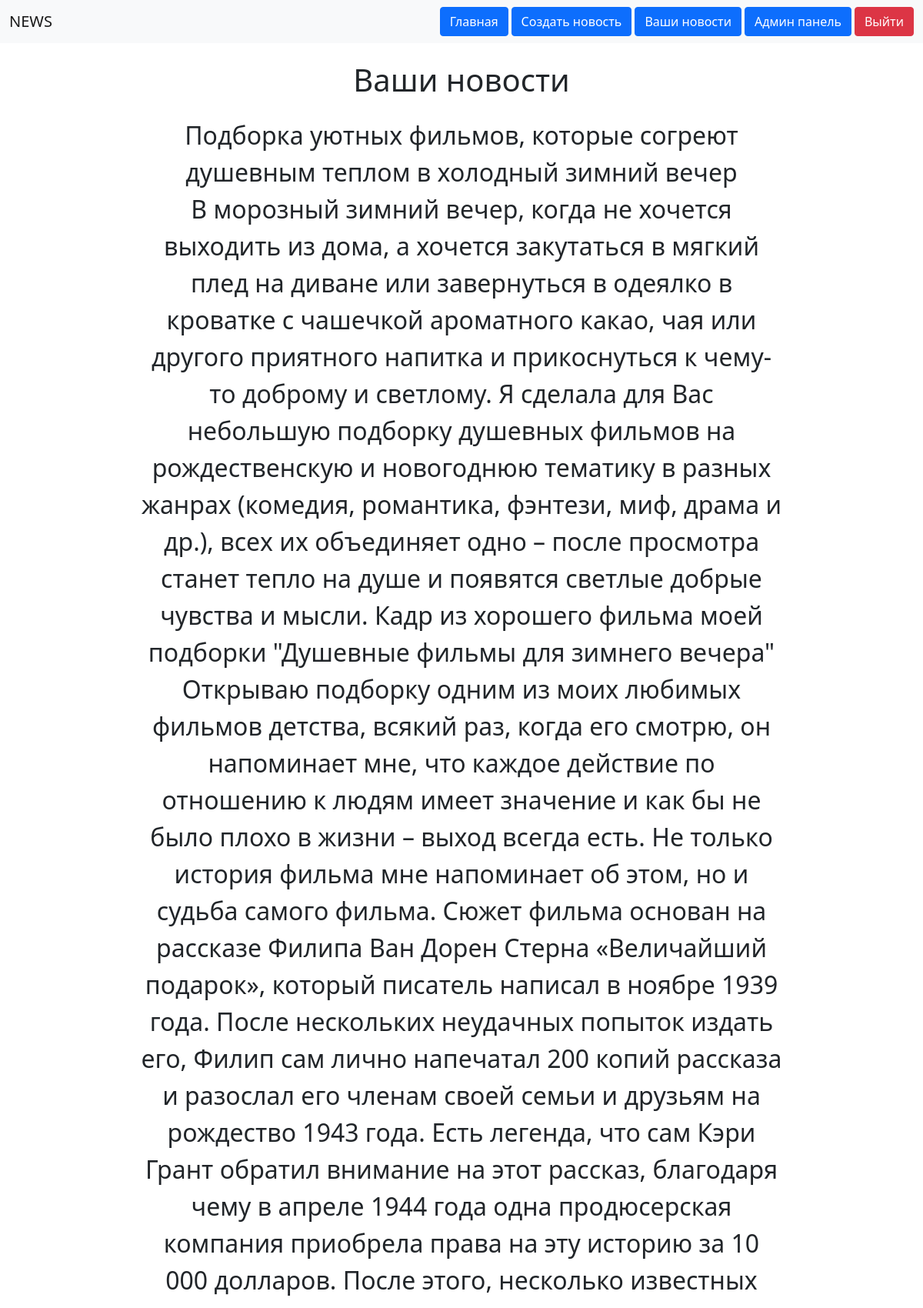
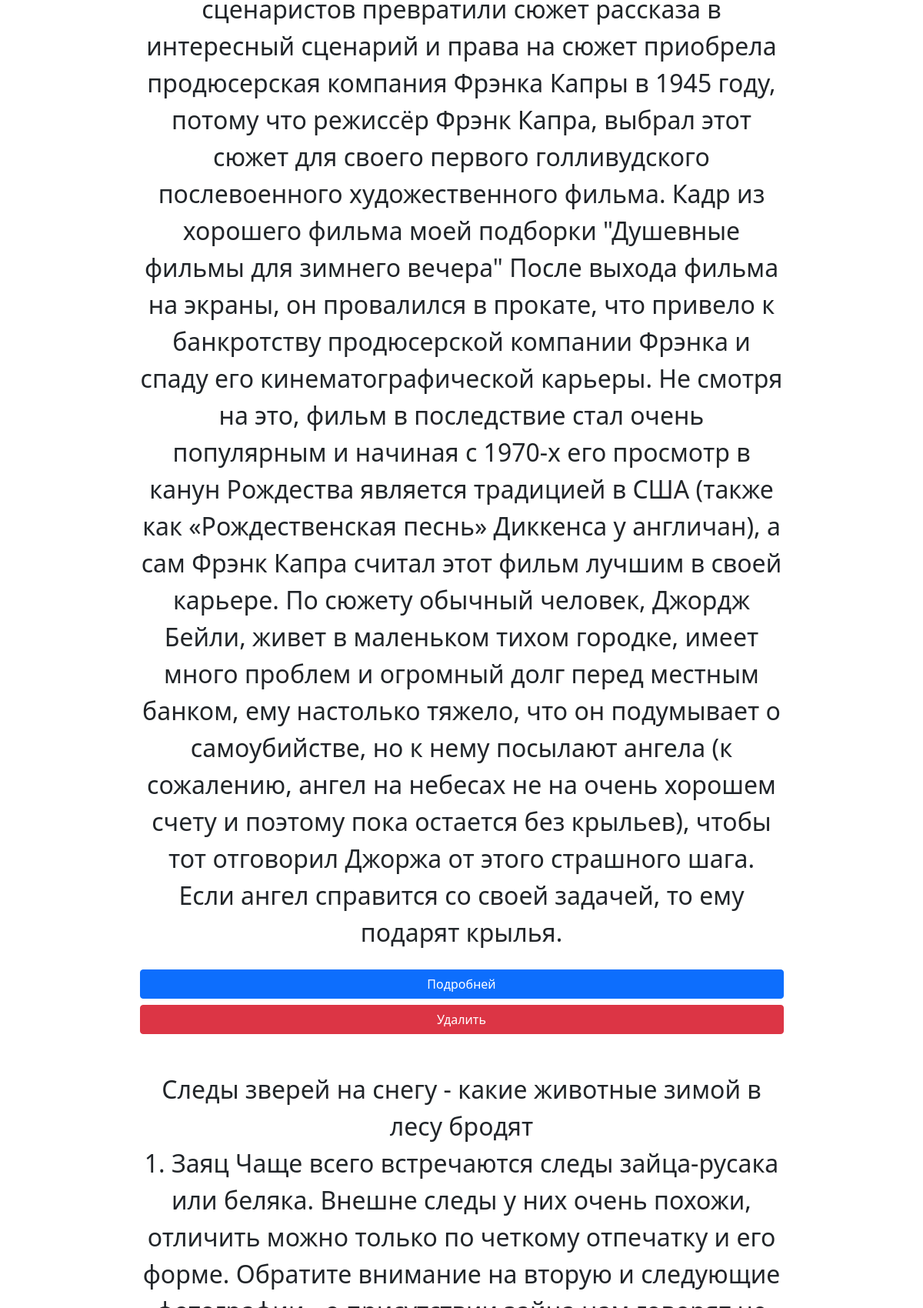
The page /user/private-posts.php (signed in, upper part) on the database its author committed (2 pictures, top to bottom).
### tables this page shows
CREATE TABLE posts (
    id INT NOT NULL AUTO_INCREMENT PRIMARY KEY,
    title VARCHAR(100) NOT NULL,
    description VARCHAR(40000) NOT NULL,
    user_id int not null,

    FOREIGN KEY (user_id) REFERENCES users(id) ON DELETE CASCADE
);

### user/private-posts.php (the view, shortened to what this page needs)
<?php
require '../layouts/header.php';
require '../database/database.php';
$user_id = $_SESSION['user_id'];
$stmt = $conn->query("select * from posts where user_id = '$user_id'");
?>
<div class="mt-4 container">
    <h1 class="text-center">Ваши новости</h1>
    <div class="news d-flex justify-content-center mt-4 text-center flex-wrap">
        <?php while ($post = $stmt->fetch()) { ?>
            <div class="fs-2 w-75 mb-5">
                <div><?php echo $post['title'] ?></div>
                <div><?php echo $post['description'] ?></div>
                <form action="./private-posts.php" method="post">
                    <div class="d-grid gap-2 mt-4">
                        <a href="../post/post.php?postId=<?php echo $post['id'] ?>" class="btn btn-primary" type="button">Подробней</a>
                        <button class="btn btn-danger" type="submit" name="delete" id="delete">Удалить</button>
                    </div>
                </form>
            </div>
        <?php } ?>
    </div>
</div>
<?php require '../layouts/footer.php' ?>

### rows shown on the page
posts: title "Подборка уютных фильмов, которые согреют душевным теплом в холодный зимний вечер", description "В морозный зимний вечер, когда не хочется выходить из дома, а хочется закутаться в мягкий плед на диване или завернуться в одеялко в кроватке с чашечкой ароматного какао, чая или другого приятного напитка и прикоснуться к чему-то доброму и светлому. Я сделала для Вас небольшую подборку душевных фильмов на рождественскую и новогоднюю тематику в разных жанрах (комедия, романтика, фэнтези, миф, драма и др.), всех их объединяет одно – после просмотра станет тепло на душе и появятся светлые добрые чувства и мысли. Кадр из хорошего фильма моей подборки \"Душевные фильмы для зимнего вечера\" Открываю подборку одним из моих любимых фильмов детства, всякий раз, когда его смотрю, он напоминает мне, что…"
posts: title "Следы зверей на снегу - какие животные зимой в лесу бродят"
